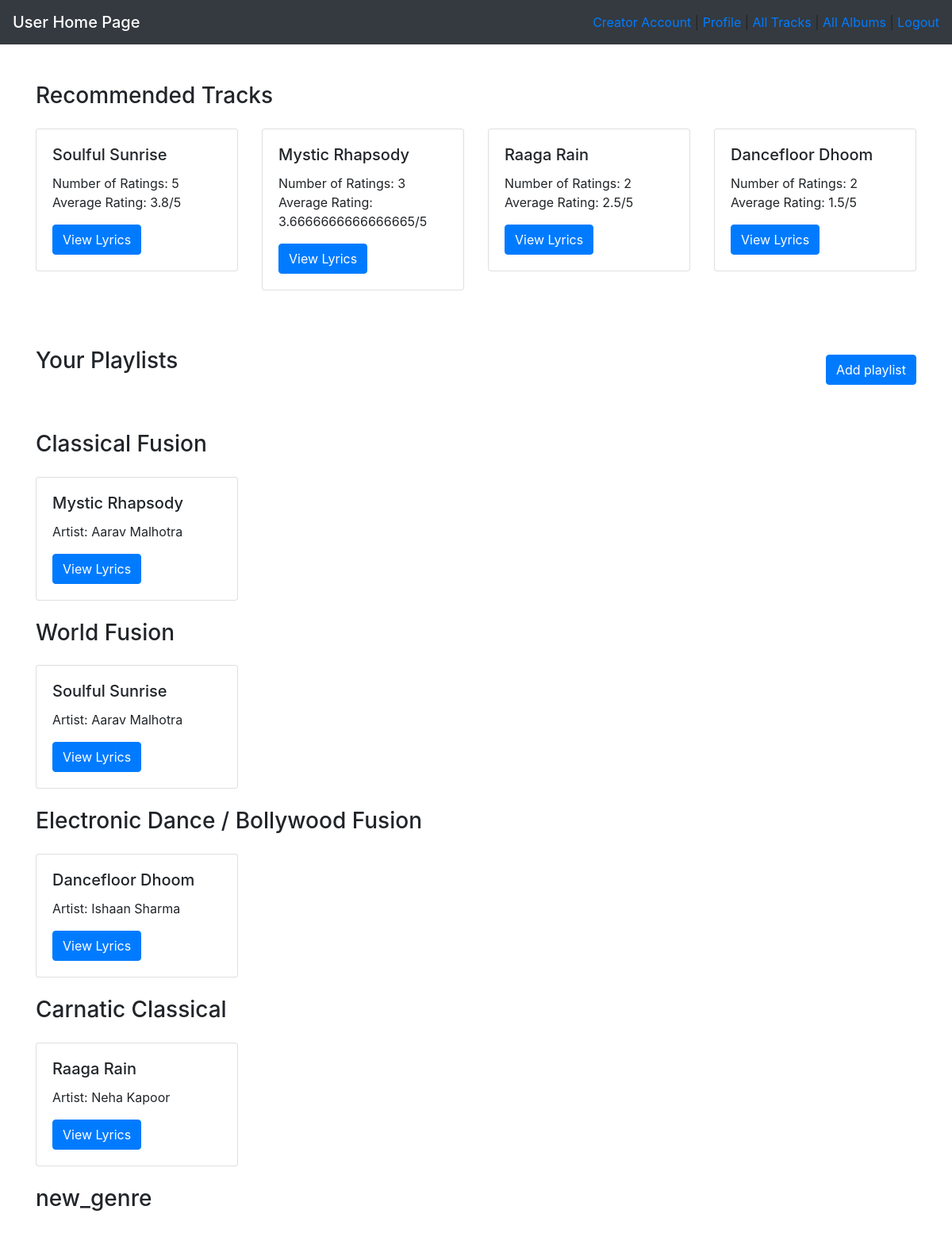
The app's page /admin1/user_home_page with its own data.
### application/models.py (models this page shows)
class Song(db.Model):
    __tablename__ = "song"
    song_id = db.Column(db.Integer, primary_key=True, autoincrement = True)
    song_name = db.Column(db.String(100), nullable=False)
    lyrics = db.Column(db.Text, nullable=False)
    duration = db.Column(db.Integer, nullable=False)
    date_created = db.Column(db.DateTime, nullable=False)
    album_id = db.Column(db.Integer, db.ForeignKey('album.album_id'), nullable=False)
    ratings = db.relationship('Rating', backref='song', foreign_keys='Rating.song_id', cascade = 'delete')
    playlists = db.relationship('PlaylistSong', backref='song', foreign_keys='PlaylistSong.song_id')
    flagged = db.Column(db.Boolean, nullable=False, default=False)

class Album(db.Model):
    __tablename__ = "album"
    album_id = db.Column(db.Integer, primary_key=True, autoincrement = True)
    album_name = db.Column(db.String(100), nullable=False)
    genre = db.Column(db.String(50), nullable=False)
    artist = db.Column(db.Integer, db.ForeignKey('creator.creator_id'), nullable=False)
    songs = db.relationship('Song', backref='album', foreign_keys='Song.album_id', cascade = 'delete')

class User(db.Model):
    __tablename__ = "user"
    user_id = db.Column(db.Integer, primary_key=True, autoincrement = True)
    username = db.Column(db.String(80), unique=True, nullable=False)
    password = db.Column(db.String(100), nullable=False)
    user_type = db.Column(db.String(10), nullable=False, default='user')
    playlists = db.relationship('Playlist', backref='owner', foreign_keys='Playlist.user_id', cascade = 'delete')
    ratings = db.relationship('Rating', backref='user', foreign_keys='Rating.user_id', cascade = 'delete')

### application/controllers.py (the view)
@app.route("/<string:username>/user_home_page")
def user_home_page(username):
    recommended_Song_rating = db.session.query(Rating).join(Song).filter(
        and_(Song.flagged == False, Rating.song_id == Song.song_id)
    ).order_by(Rating.rating.desc()).all()
    rating={}
    for i in recommended_Song_rating:
        current_song = Song.query.filter_by(song_id=i.song_id).first()
        if i.song_id in list(rating.keys()):
            song_rating_sum = rating[i.song_id][1]
            count = rating[i.song_id][2]
            rating[i.song_id] = [current_song.song_name,song_rating_sum+i.rating,count+1,i.song_id]
        else:
            rating[i.song_id] = [current_song.song_name,i.rating,1,i.song_id]
    for i in list(rating.keys()):
        rating[i] = [rating[i][0],rating[i][1],rating[i][2],rating[i][1]/rating[i][2],rating[i][3],username]
    rating_list = list(rating.values())[:10]
    user = User.query.filter_by(username = username).first()
    user_id = user.user_id
    playlist_data = Playlist.query.filter_by(user_id = user_id)
    playlist_user_list = []
    for i in playlist_data:
        playlist_songs = PlaylistSong.query.filter_by(playlist_id = i.playlist_id)
        num_playlist = len(list(playlist_songs))
        playlist_user_list.append((i.playlist_id,i.playlist_name,num_playlist))
    album_data=Album.query.all()
    genre_data={}
    for i in album_data:
        song_data=Song.query.filter_by(album_id=i.album_id, flagged = False)
        album_song_data_list=[]
        for j in song_data:
            song_data= Song.query.filter_by(song_id=j.song_id, flagged = False).first()
            album_data= Album.query.filter_by(album_id=song_data.album_id).first()
            creator_data = Creator.query.filter_by(creator_id=album_data.artist).first()
            artist_data=User.query.filter_by(user_id=creator_data.user_id).first()
            song=[j.song_id,j.song_name,artist_data.username]
            album_song_data_list.append(song)
        if i.genre in genre_data.keys():
            genre_data[i.genre]=genre_data[i.genre]+album_song_data_list
        else:
            genre_data[i.genre]=album_song_data_list
    genre_data_list=list(genre_data.items())
    return render_template("user_home_page.html",username = username, recommended_data = rating_list, playlist_data = playlist_user_list,genre_data=genre_data_list)

### templates/user_home_page.html (shortened to what this page needs)
<!DOCTYPE html>
<html lang="en">
<head>
    <link rel="stylesheet" href="https://maxcdn.bootstrapcdn.com/bootstrap/4.5.2/css/bootstrap.min.css">
    <link rel="stylesheet" href="https://cdnjs.cloudflare.com/ajax/libs/font-awesome/5.15.3/css/all.min.css">
</head>
<body>
<nav class="navbar navbar-dark bg-dark">
    <span class="navbar-brand mb-0 h1">User Home Page</span>
    <div class="ml-auto">
        <a href="/{{ username }}/creator_home">Creator Account</a> | <a href="/{{ username }}/user_profile">Profile</a> | <a href="/{{ username }}/user_tracks">All Tracks</a> | <a href="/{{ username }}/user_albums">All Albums</a> | <a href="/">Logout</a>
    </div>
</nav>
<div class="container py-5">
    <div class="d-flex justify-content-between align-items-center">
        <h3 class="mb-4">Recommended Tracks</h3>
    </div>
    <div class="row flex-nowrap overflow-auto">
        {% for song_data in recommended_data %}
        <div class="col-md-3 mb-4">
            <div class="card">
                <div class="card-body">
                    <h5 class="card-title">{{ song_data[0] }}</h5>
                    <p class="card-text">Number of Ratings: {{ song_data[2] }} <br> Average Rating: {{ song_data[3] }}/5</p>
                    <a href="/{{song_data[5]}}/song/{{song_data[4]}}" class="btn btn-primary">View Lyrics</a>
                </div>
            </div>
        </div>
        {% endfor %}
    </div>
    <br><br>
    <div class="d-flex justify-content-between align-items-center">
        <h3 class="mb-4">Your Playlists</h3>
        <a href="/{{ username }}/create_playlist" class="btn btn-primary">Add playlist</a>
    </div>
    <br><br>
    {% for gen_data in genre_data %}
    <div class="d-flex justify-content-between align-items-center">
        <h3 class="mb-4">{{gen_data[0]}}</h3>
    </div>
    <div class="row flex-nowrap overflow-auto">
        {% for song in gen_data[1] %}
        <div class="col-md-3 mb-4">
            <div class="card">
                <div class="card-body">
                    <h5 class="card-title">{{song[1]}}</h5>
                    <p class="card-text">Artist: {{song[2]}}</p>
                    <a href="song/{{song[0]}}" class="btn btn-primary">View Lyrics</a>
                </div>
            </div>
        </div>
        {% endfor %}
    </div>
    {% endfor %}
</div>
</body>
</html>

### records on screen
Song: song_name "Soulful Sunrise", song_data "5", song_data "3.8", song_name "Soulful Sunrise"
Song: song_name "Mystic Rhapsody", song_data "3", song_data "3.6666666666666665", song_name "Mystic Rhapsody"
Song: song_name "Raaga Rain", song_data "2", song_data "2.5", song_name "Raaga Rain"
Song: song_name "Dancefloor Dhoom", song_data "2", song_data "1.5", song_name "Dancefloor Dhoom"
Album: genre "Classical Fusion"
User: username "Aarav Malhotra" "Aarav Malhotra"
Album: genre "World Fusion"
Album: genre "Electronic Dance / Bollywood Fusion"
User: username "Ishaan Sharma"
Album: genre "Carnatic Classical"
User: username "Neha Kapoor"
Album: genre "new_genre"
